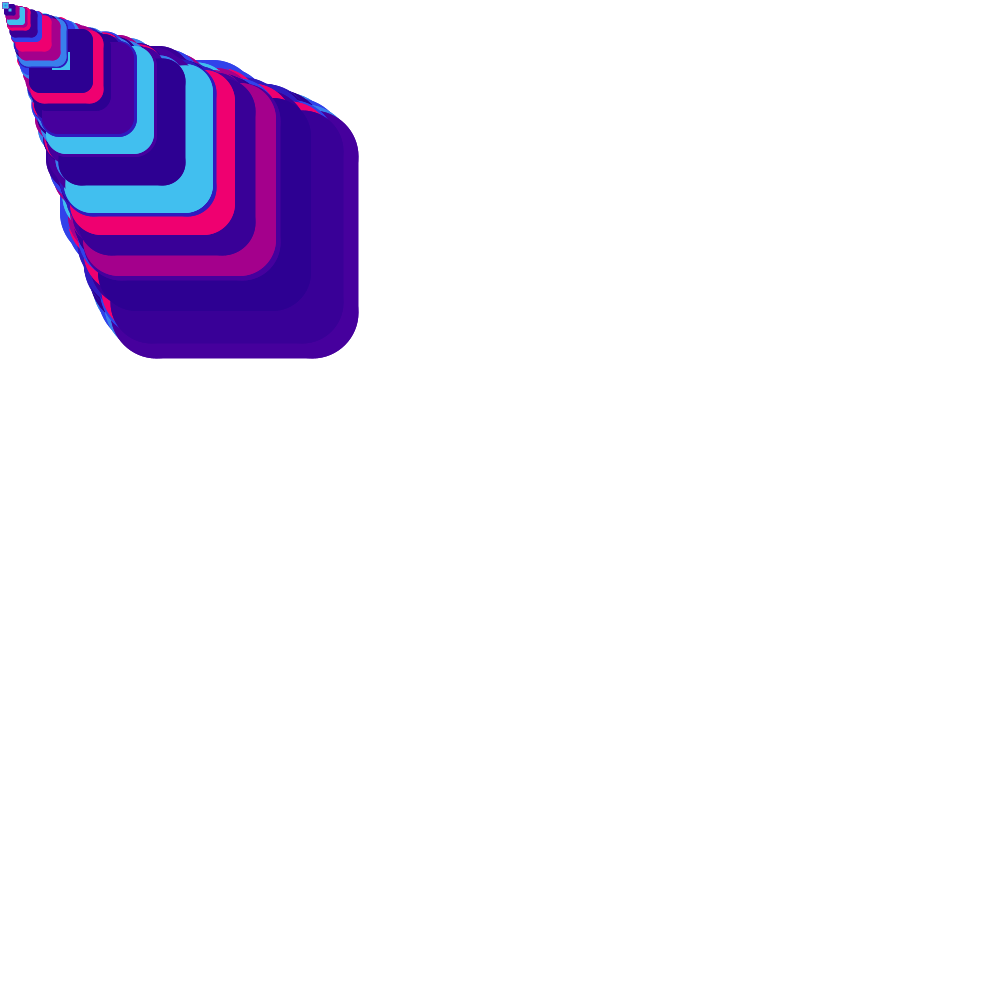
Frame 1 (no input)
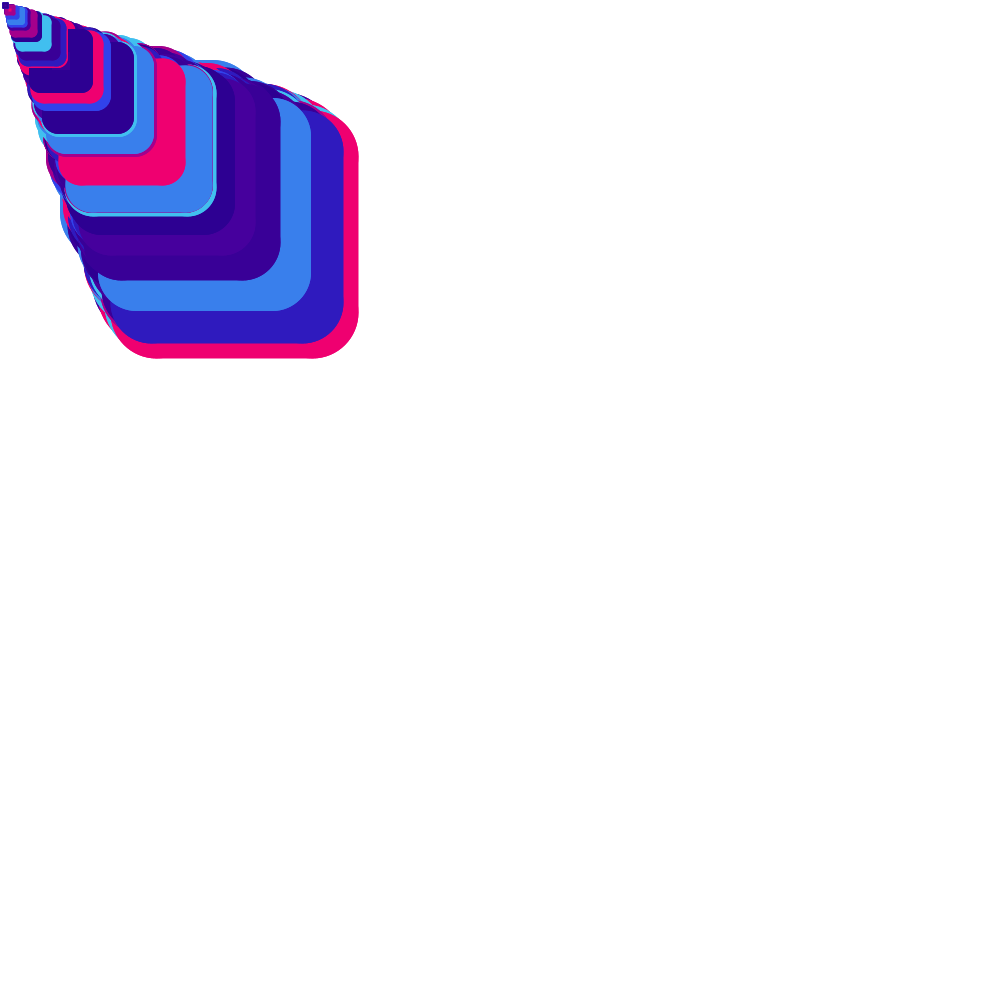
Frame 2 (the mouse pressed at the canvas centre, redrawn once)

The Processing sketch that drew these frames (run headless with seeded random() and noise(); the mouse was pressed at the canvas centre and the sketch redrawn once):

// Processing sketch: sketch_210701a
// ── sketch_210701a.pde
import java.util.*;
import java.util.UUID;

int screenshotCount=1;
// control the size of the grid
int scale = 75;
String screenshotSet = UUID.randomUUID().toString();
int cols, rows, gH, gW;

color[] colors  = new int[9];

void setup()
{
  size(1000, 1000);

  cols = ceil(width/scale);
  rows = ceil(height/scale);
  gH = ceil(width/cols);
  gW = ceil(height/rows);

  if ((width % (float(cols) * gW)) > 0.0) {
      float gWOffset = width % (float(cols) * gW);
      gW += gWOffset/float(rows);
  }

  if ((width % (float(rows) * gH)) > 0.0) {
      float gHOffset = width % (float(rows) * gH);
      gH += gHOffset/float(rows);
  }

  colorMode(HSB, 359, 99, 99, 100);
  color c1 = color(331, 100, 93, 100);
  color c2 = color(308, 100, 64, 100);
  color c3 = color(266, 100, 61, 100);
  color c4 = color(262, 100, 59, 100);
  color c5 = color(258, 100, 57, 100);
  color c6 = color(247, 85, 74, 100);
  color c7 = color(234, 78, 91, 100);
  color c8 = color(216, 75, 92, 100);
  color c9 = color(196, 72, 93, 100);
  colors[0] = c1;
  colors[1] = c2;
  colors[2] = c3;
  colors[3] = c4;
  colors[4] = c5;
  colors[5] = c6;
  colors[6] = c7;
  colors[7] = c8;
  colors[8] = c9;


}

void cube(float bX, float bY, float bH, float bW, float fX, float fY, float fH, float fW, color c1, color c2) {
  float b1X = bX;
  float b1Y = bY;
  float b2X = bX + bW;
  float b2Y = bY;
  float b3X = bX + bW;
  float b3Y = bY + bH;
  float b4X = bX;
  float b4Y = bY + bH;

  float f1X = fX;
  float f1Y = fY;
  float f2X = fX + fW;
  float f2Y = fY;
  float f3X = fX + fW;
  float f3Y = fY + fH;
  float f4X = fX;
  float f4Y = fY + fH;

  // back of cube
  fill(c1);
  stroke(c2);
  noStroke();
  beginShape();
  vertex(b1X,b1Y);
  vertex(b2X,b2Y);
  vertex(b3X,b3Y);
  vertex(b4X,b4Y);
  endShape(CLOSE);

  // front of cube
  fill(c1);
  stroke(c2);
  noStroke();
  beginShape();
  vertex(f1X,f1Y);
  vertex(f2X,f2Y);
  vertex(f3X,f3Y);
  vertex(f4X,f4Y);
  endShape(CLOSE);

  // right
  fill(c1);
  stroke(c2);
  strokeJoin(ROUND);
  beginShape();
  vertex(b2X,b2Y);
  vertex(f2X,f2Y);
  vertex(f3X,f3Y);
  vertex(b3X,b3Y);
  endShape(CLOSE);

  // bottom
  fill(c1);
  stroke(c2);
  strokeJoin(ROUND);
  beginShape();
  vertex(b3X,b3Y);
  vertex(f3X,f3Y);
  vertex(f4X,f4Y);
  vertex(b4X,b4Y);
  endShape(CLOSE);

  // top
  fill(c1);
  stroke(c2);
  strokeJoin(ROUND);
  beginShape();
  vertex(b2X,b2Y);
  vertex(f2X,f2Y);
  vertex(f1X,f1Y);
  vertex(b1X,b1Y);
  endShape(CLOSE);

  // left
  fill(c1);
  stroke(c2);
  strokeJoin(ROUND);
  beginShape();
  vertex(b1X,b1Y);
  vertex(f1X,f1Y);
  vertex(f4X,f4Y);
  vertex(b4X,b4Y);
  endShape(CLOSE);


  stroke(c2);
  // line(b1X,b1Y,f1X,f1Y);
  // line(b2X,b2Y,f2X,f2Y);
  // line(b3X,b3Y,f3X,f3Y);
  // line(b4X,b4Y,f4X,f4Y);


}

color randomColor() {
  ArrayList<Integer> colorNumbers = new ArrayList<Integer>();
  for(int ci = 0; ci < colors.length; ci++)
  {
    colorNumbers.add(ci);
  }
  Collections.shuffle(colorNumbers);

  return colors[colorNumbers.get(0)];
}


void draw() {
  background(color(0,0,100, 100));
  noLoop();

  for(int i=100; i > 1; i--) {
    pushMatrix();
    strokeWeight(i);
      cube(
        float(i)+float(i)*noise(i),
        float(i)+float(i)*noise(i),
        float(i)+float(i)*noise(i),
        float(i)+float(i)*noise(i),
        float(i)+float(i)*noise(i),
        float(i)+float(i)*noise(i),
        float(i)+float(i)*noise(i),
        float(i)+float(i)*noise(i),
        randomColor(),
        randomColor()
      );
      popMatrix();
  }

}

void keyPressed() {
  // save a screenshot if 's' is pressed
  if(key == 's') {
    save("result-"+nf(height)+"-"+nf(width)+"-"+nf(rows)+"-"+nf(cols)+"-"+screenshotSet+"-"+nf(screenshotCount,4)+".jpg");
    screenshotCount++;
  }
  // redraw sketch if 'enter' is pressed
  if(keyCode == 10) {
    background(color(0,0,100, 100));
    redraw();
  }
}
